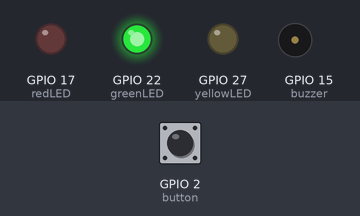
A program run on a simulated Raspberry Pi (BCM pin numbers). Shown: output pins drawn as LEDs (lit = HIGH), buzzer (waves = sounding, pin HIGH). The test bench sets the inputs (shaded band); at power-on: GPIO 2 (button) HIGH.

Above: at 1.2 s.
1.3 s: GPIO 2 (button) pulled LOW for 0.15 s
At 1.8 s:
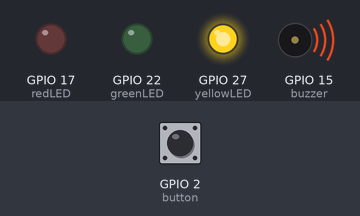
At 4.5 s:
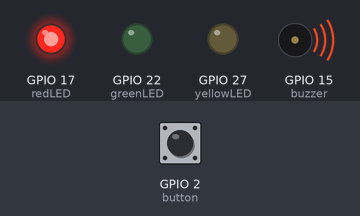
Timing chart, 0 to 14.8 s (numbered marks = the images above; inputs shaded):
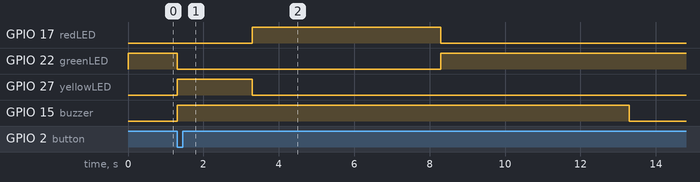

Measured:
- after the input at 1.3 s, GPIO 17 (redLED): LOW → HIGH after 2.0 s, → LOW 5.0 s later; GPIO 22 (greenLED): HIGH → LOW at once, → HIGH 7.0 s later; GPIO 27 (yellowLED): LOW → HIGH at once, → LOW 2.0 s later; GPIO 15 (buzzer): LOW → HIGH at once, → LOW 12.0 s later

The program:

traffic_light.py
```python
from gpiozero import LED, Button, Buzzer
from time import sleep

button = Button(2)
buzzer = Buzzer(15)
redLED = LED(17)
yellowLED = LED(27)
greenLED = LED(22)

while True:
    if button.is_pressed:
        buzzer.on()
        greenLED.off()

        yellowLED.on()
        sleep(2)
        yellowLED.off()

        redLED.on()
        sleep(5)
        redLED.off()

        greenLED.on()
        sleep(5)
    else:
        greenLED.on()
        buzzer.off()
```
